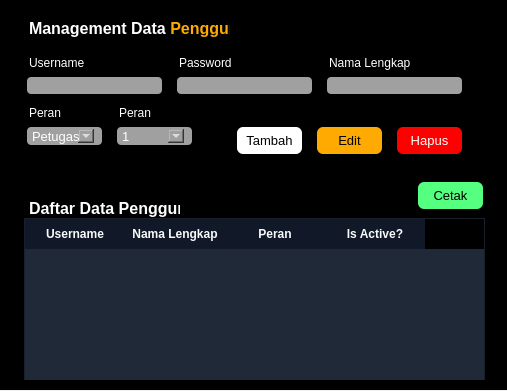
<?xml version="1.0" encoding="UTF-8"?>
<ui version="4.0">
 <class>Form</class>
 <widget class="QWidget" name="Form">
  <property name="geometry">
   <rect>
    <x>0</x>
    <y>0</y>
    <width>507</width>
    <height>391</height>
   </rect>
  </property>
  <property name="windowTitle">
   <string>Form</string>
  </property>
  <widget class="QFrame" name="frame">
   <property name="geometry">
    <rect>
     <x>-1</x>
     <y>-1</y>
     <width>511</width>
     <height>391</height>
    </rect>
   </property>
   <property name="minimumSize">
    <size>
     <width>511</width>
     <height>391</height>
    </size>
   </property>
   <property name="maximumSize">
    <size>
     <width>511</width>
     <height>391</height>
    </size>
   </property>
   <property name="styleSheet">
    <string notr="true">background-color: rgb(0, 0, 0);</string>
   </property>
   <property name="frameShape">
    <enum>QFrame::StyledPanel</enum>
   </property>
   <property name="frameShadow">
    <enum>QFrame::Raised</enum>
   </property>
   <layout class="QVBoxLayout" name="verticalLayout">
    <item>
     <widget class="QFrame" name="frame_2">
      <property name="styleSheet">
       <string notr="true"/>
      </property>
      <property name="frameShape">
       <enum>QFrame::StyledPanel</enum>
      </property>
      <property name="frameShadow">
       <enum>QFrame::Raised</enum>
      </property>
      <layout class="QVBoxLayout" name="verticalLayout_3">
       <item>
        <widget class="QFrame" name="frame_3">
         <property name="maximumSize">
          <size>
           <width>16777215</width>
           <height>30</height>
          </size>
         </property>
         <property name="styleSheet">
          <string notr="true"/>
         </property>
         <property name="frameShape">
          <enum>QFrame::StyledPanel</enum>
         </property>
         <property name="frameShadow">
          <enum>QFrame::Raised</enum>
         </property>
         <widget class="QLabel" name="label_8">
          <property name="geometry">
           <rect>
            <x>10</x>
            <y>0</y>
            <width>201</width>
            <height>20</height>
           </rect>
          </property>
          <property name="font">
           <font>
            <pointsize>12</pointsize>
            <weight>75</weight>
            <bold>true</bold>
           </font>
          </property>
          <property name="styleSheet">
           <string notr="true">color: rgb(255, 255, 255);</string>
          </property>
          <property name="text">
           <string>&lt;html&gt;&lt;head/&gt;&lt;body&gt;&lt;p&gt;&lt;span style=&quot; color:#ffffff;&quot;&gt;Management Data &lt;/span&gt;&lt;span style=&quot; color:#ffaa00;&quot;&gt;Pengguna&lt;/span&gt;&lt;/p&gt;&lt;/body&gt;&lt;/html&gt;</string>
          </property>
         </widget>
        </widget>
       </item>
       <item>
        <widget class="QFrame" name="frame_11">
         <property name="styleSheet">
          <string notr="true">color: rgb(255, 255, 255);</string>
         </property>
         <property name="frameShape">
          <enum>QFrame::StyledPanel</enum>
         </property>
         <property name="frameShadow">
          <enum>QFrame::Raised</enum>
         </property>
         <widget class="QLineEdit" name="username">
          <property name="geometry">
           <rect>
            <x>0</x>
            <y>20</y>
            <width>151</width>
            <height>21</height>
           </rect>
          </property>
          <property name="styleSheet">
           <string notr="true">QLineEdit {
    background-color: #a0a0a0;
    border: none;
    text-align: center;
    font-size: 10pt;
    border-radius: 4px;  /* Radius sedang, tidak terlalu bulat */
    margin: 2px 8px;
    color: #ffffff;
    padding-left: 5px;
}


</string>
          </property>
         </widget>
         <widget class="QLabel" name="label">
          <property name="geometry">
           <rect>
            <x>10</x>
            <y>0</y>
            <width>61</width>
            <height>16</height>
           </rect>
          </property>
          <property name="font">
           <font>
            <pointsize>9</pointsize>
           </font>
          </property>
          <property name="text">
           <string>Username</string>
          </property>
         </widget>
         <widget class="QLabel" name="label_2">
          <property name="geometry">
           <rect>
            <x>10</x>
            <y>50</y>
            <width>61</width>
            <height>16</height>
           </rect>
          </property>
          <property name="font">
           <font>
            <pointsize>9</pointsize>
           </font>
          </property>
          <property name="text">
           <string>Peran</string>
          </property>
         </widget>
         <widget class="QPushButton" name="edit">
          <property name="geometry">
           <rect>
            <x>290</x>
            <y>70</y>
            <width>81</width>
            <height>31</height>
           </rect>
          </property>
          <property name="styleSheet">
           <string notr="true">QPushButton {
	background-color: rgb(255, 170, 0);
    border: none;
    text-align: center;
    font-size: 10pt;
    border-radius: 6px;  /* Radius sedang, tidak terlalu bulat */
    margin: 2px 8px;
    color: rgb(0,0,0);
}</string>
          </property>
          <property name="text">
           <string>Edit</string>
          </property>
         </widget>
         <widget class="QPushButton" name="hapus">
          <property name="geometry">
           <rect>
            <x>370</x>
            <y>70</y>
            <width>81</width>
            <height>31</height>
           </rect>
          </property>
          <property name="styleSheet">
           <string notr="true">QPushButton {
	color: rgb(255, 255, 255);
	background-color: rgb(255, 0, 0);
    border: none;
    text-align: center;
    font-size: 10pt;
    border-radius: 6px;  /* Radius sedang, tidak terlalu bulat */
    margin: 2px 8px;
}</string>
          </property>
          <property name="text">
           <string>Hapus</string>
          </property>
         </widget>
         <widget class="QPushButton" name="tambah">
          <property name="geometry">
           <rect>
            <x>210</x>
            <y>70</y>
            <width>81</width>
            <height>31</height>
           </rect>
          </property>
          <property name="styleSheet">
           <string notr="true">QPushButton {
    background-color: rgb(255, 255, 255);
    border: none;
    text-align: center;
    font-size: 10pt;
    border-radius: 6px;  /* Radius sedang, tidak terlalu bulat */
    margin: 2px 8px;
    color: rgb(0,0,0);
}</string>
          </property>
          <property name="text">
           <string>Tambah</string>
          </property>
         </widget>
         <widget class="QLineEdit" name="password">
          <property name="geometry">
           <rect>
            <x>150</x>
            <y>20</y>
            <width>151</width>
            <height>21</height>
           </rect>
          </property>
          <property name="styleSheet">
           <string notr="true">QLineEdit {
    background-color: #a0a0a0;
    border: none;
    text-align: center;
    font-size: 10pt;
    border-radius: 4px;  /* Radius sedang, tidak terlalu bulat */
    margin: 2px 8px;
    color: #ffffff;
    padding-left: 5px;
}


</string>
          </property>
         </widget>
         <widget class="QLabel" name="label_3">
          <property name="geometry">
           <rect>
            <x>160</x>
            <y>0</y>
            <width>81</width>
            <height>16</height>
           </rect>
          </property>
          <property name="font">
           <font>
            <pointsize>9</pointsize>
           </font>
          </property>
          <property name="text">
           <string>Password</string>
          </property>
         </widget>
         <widget class="QLineEdit" name="nama_lengkap">
          <property name="geometry">
           <rect>
            <x>300</x>
            <y>20</y>
            <width>151</width>
            <height>21</height>
           </rect>
          </property>
          <property name="styleSheet">
           <string notr="true">QLineEdit {
    background-color: #a0a0a0;
    border: none;
    text-align: center;
    font-size: 10pt;
    border-radius: 4px;  /* Radius sedang, tidak terlalu bulat */
    margin: 2px 8px;
    color: #ffffff;
    padding-left: 5px;
}


</string>
          </property>
          <property name="text">
           <string/>
          </property>
         </widget>
         <widget class="QLabel" name="label_4">
          <property name="geometry">
           <rect>
            <x>310</x>
            <y>0</y>
            <width>81</width>
            <height>16</height>
           </rect>
          </property>
          <property name="font">
           <font>
            <pointsize>9</pointsize>
           </font>
          </property>
          <property name="text">
           <string>Nama Lengkap</string>
          </property>
         </widget>
         <widget class="QComboBox" name="peran">
          <property name="geometry">
           <rect>
            <x>0</x>
            <y>70</y>
            <width>91</width>
            <height>22</height>
           </rect>
          </property>
          <property name="styleSheet">
           <string notr="true">QComboBox {
    background-color: #a0a0a0;
    border: none;
    text-align: center;
    font-size: 10pt;
    border-radius: 4px;  /* Radius sedang, tidak terlalu bulat */
    margin: 2px 8px;
    color: #ffffff;
    padding-left: 5px;
}


</string>
          </property>
          <item>
           <property name="text">
            <string>Petugas</string>
           </property>
          </item>
          <item>
           <property name="text">
            <string>Admin</string>
           </property>
          </item>
         </widget>
         <widget class="QLabel" name="label_5">
          <property name="geometry">
           <rect>
            <x>100</x>
            <y>50</y>
            <width>61</width>
            <height>16</height>
           </rect>
          </property>
          <property name="font">
           <font>
            <pointsize>9</pointsize>
           </font>
          </property>
          <property name="text">
           <string>Peran</string>
          </property>
         </widget>
         <widget class="QComboBox" name="is_active">
          <property name="geometry">
           <rect>
            <x>90</x>
            <y>70</y>
            <width>91</width>
            <height>22</height>
           </rect>
          </property>
          <property name="styleSheet">
           <string notr="true">QComboBox {
    background-color: #a0a0a0;
    border: none;
    text-align: center;
    font-size: 10pt;
    border-radius: 4px;  /* Radius sedang, tidak terlalu bulat */
    margin: 2px 8px;
    color: #ffffff;
    padding-left: 5px;
}


</string>
          </property>
          <item>
           <property name="text">
            <string>1</string>
           </property>
          </item>
          <item>
           <property name="text">
            <string>0</string>
           </property>
          </item>
         </widget>
        </widget>
       </item>
      </layout>
     </widget>
    </item>
    <item>
     <widget class="QFrame" name="frame_4">
      <property name="enabled">
       <bool>true</bool>
      </property>
      <property name="styleSheet">
       <string notr="true"/>
      </property>
      <property name="frameShape">
       <enum>QFrame::StyledPanel</enum>
      </property>
      <property name="frameShadow">
       <enum>QFrame::Raised</enum>
      </property>
      <widget class="QTableWidget" name="tableWidget">
       <property name="enabled">
        <bool>true</bool>
       </property>
       <property name="geometry">
        <rect>
         <x>15</x>
         <y>20</y>
         <width>461</width>
         <height>171</height>
        </rect>
       </property>
       <property name="styleSheet">
        <string notr="true">QTableWidget {
    background-color: #1f2937;      /* body gelap */
    color: #f1f5f9;                 /* text isi tabel */
    gridline-color: #374151;
    selection-background-color: #2563eb;
    selection-color: white;
}

/* Header kolom */
QHeaderView::section {
    background-color: #111827;      /* header lebih gelap */
    color: #f9fafb;                 /* text header putih */
    padding: 6px;
    border: none;
    font-weight: bold;
}

/* Alternating row */
QTableWidget::item:alternate {
    background-color: #111827;
}

/* Hover row */
QTableWidget::item:hover {
    background-color: #374151;
}</string>
       </property>
       <column>
        <property name="text">
         <string>Username</string>
        </property>
       </column>
       <column>
        <property name="text">
         <string>Nama Lengkap</string>
        </property>
       </column>
       <column>
        <property name="text">
         <string>Peran</string>
        </property>
       </column>
       <column>
        <property name="text">
         <string>Is Active?</string>
        </property>
       </column>
      </widget>
      <widget class="QLabel" name="label_9">
       <property name="geometry">
        <rect>
         <x>20</x>
         <y>0</y>
         <width>151</width>
         <height>20</height>
        </rect>
       </property>
       <property name="font">
        <font>
         <pointsize>12</pointsize>
         <weight>75</weight>
         <bold>true</bold>
        </font>
       </property>
       <property name="styleSheet">
        <string notr="true">color: rgb(255, 255, 255);</string>
       </property>
       <property name="text">
        <string>Daftar Data Pengguna</string>
       </property>
      </widget>
     </widget>
    </item>
   </layout>
  </widget>
  <widget class="QPushButton" name="btn_report_users">
   <property name="geometry">
    <rect>
     <x>410</x>
     <y>180</y>
     <width>81</width>
     <height>31</height>
    </rect>
   </property>
   <property name="styleSheet">
    <string notr="true">QPushButton {
	background-color: rgb(85, 255, 127);
    border: none;
    text-align: center;
    font-size: 10pt;
    border-radius: 6px;  /* Radius sedang, tidak terlalu bulat */
    margin: 2px 8px;
    color: rgb(0,0,0);
}</string>
   </property>
   <property name="text">
    <string>Cetak</string>
   </property>
  </widget>
 </widget>
 <resources/>
 <connections/>
</ui>
